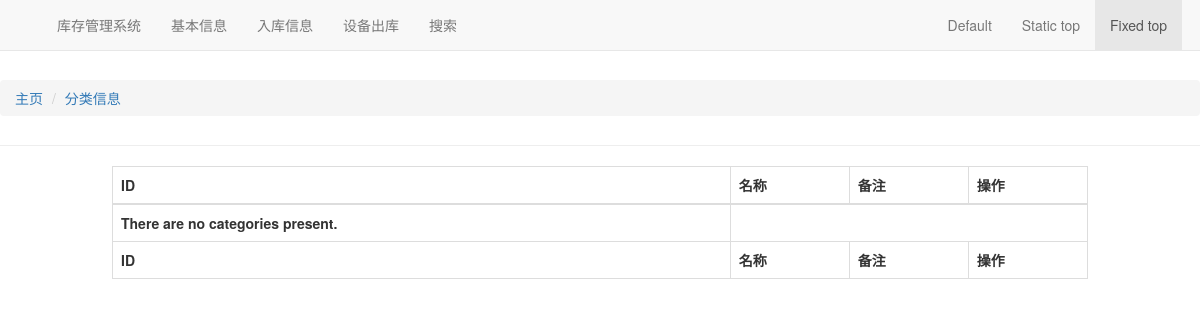
The page /basic/categories on the database as committed earlier.
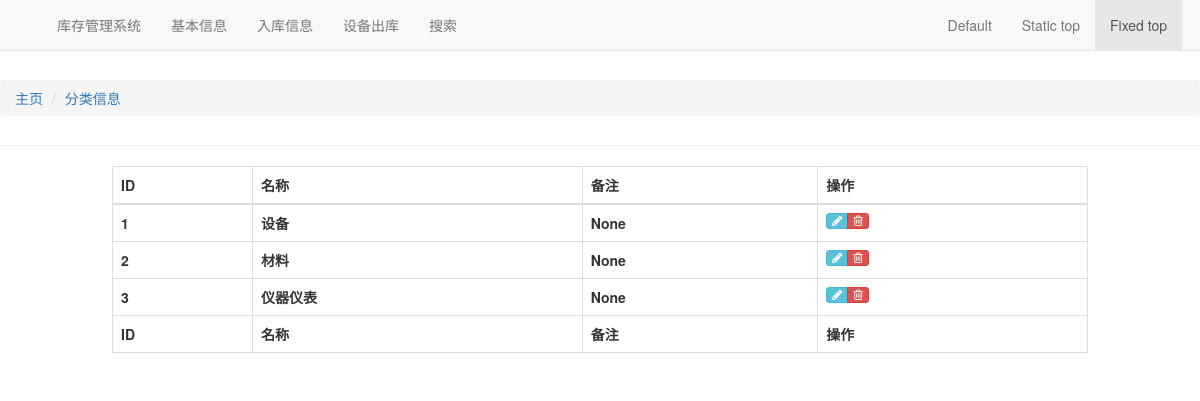
The same page on the database as committed later.
### basic/models.py (models this page shows, shortened)
class CommonInfo(models.Model):
    check_choice = (
        (True, u'已审核'),
        (False, u'未审核'),
    )
    attach = models.FileField(upload_to='attachment/%Y/%m/%d',
                              verbose_name='附件',
                              blank=True,
                              null=True)
    check = models.BooleanField(default=False,
                                choices=check_choice,
                                verbose_name=u"是否审核")
    create_date = models.DateTimeField(blank=True,
                                       null=True,
                                       auto_now_add=True,
                                       verbose_name=u"创建时间")
    modify_date = models.DateTimeField(blank=True,
                                       null=True,
                                       auto_now=True,
                                       verbose_name=u"修改时间")
    description = models.CharField(max_length=100,
                                   blank=True,
                                   null=True,
                                   verbose_name=u"备注")
    class Meta:
        app_label = 'stock'
        abstract = True
        ordering = ['-modify_date']

class Category(CommonInfo):
    name = models.CharField(max_length=30,
                            unique=True,
                            verbose_name=u"名称",
                            db_index=True)
    class Meta:
        verbose_name = u'类型表'
        verbose_name_plural = u'类型表'

### basic/views.py (the view)
# urls.py: path('categories', CategoryList.as_view(), name='categories'),
class CategoryList(ListView):
    model = Category

### templates/basic/category_list.html (shortened to what this page needs)
{% extends 'base.html' %}
{% block breadcrumb %}
<li id="orbit"><a href="{%url 'basic:categories' %}">分类信息</a></li>
{% endblock %}
{% block maincontent %}
<div id="data" class="col-md-10 col-md-offset-1">
	<table id='dataTable' class="table  table-bordered table-hover" cellspacing='0' width='100%'>
		<thead>
			<tr>
				<th>ID</th>
				<th>名称</th>
				<th>备注</th>
				<th>操作</th>
			</tr>
		</thead>
		{% if object_list %}
		{% for c in object_list %}
		<tr>
			<th>{{ c.id }}</th>
			<th>{{ c.name }}</th>
			<th>{{ c.description }}</th>
			<th>
				<div class="hidden-sm hidden-xs btn-group">
					<a class="btn btn-xs btn-info" href="{% url 'basic:edit_category' c.id %}">
						<i class="ace-icon fa fa-pencil bigger-120"></i>
					</a>
					<a class="btn btn-xs btn-danger" href="{% url 'basic:delete_category' c.id %}">
						<i class="ace-icon fa fa-trash-o bigger-120"></i>
					</a>
				</div>
			</th>
		</tr>
		{% endfor %}
		{% else %}
		<tr>
			<th><strong>There are no categories present.</strong></th>
		</tr>
		{% endif %}
		<tfoot>
			<tr>
				<th>ID</th>
				<th>名称</th>
				<th>备注</th>
				<th>操作</th>
			</tr>
		</tfoot>
	</table>
</div>
{% endblock %}

Rows that differ between the two databases and show on the page:
added Category: id "1", name "设备", description "None"
added Category: id "2", name "材料", description "None"
added Category: id "3", name "仪器仪表", description "None"
Other text that changed with them:
text no longer shown: "There are no categories present."
